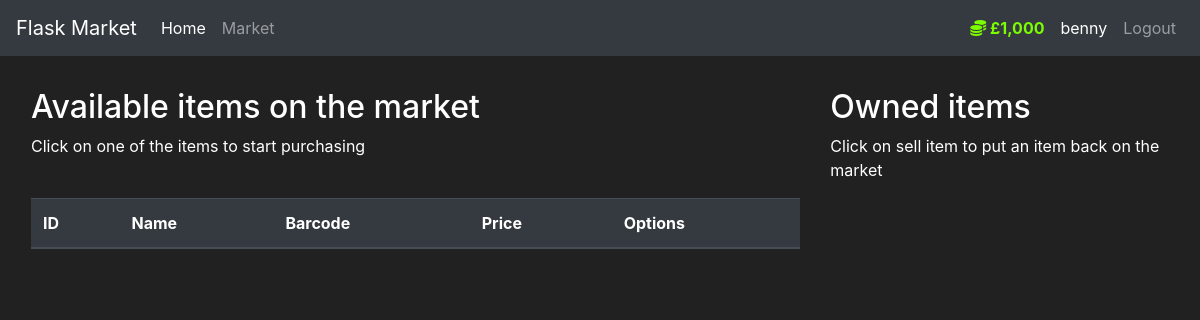
Before: /market (signed in) with the older database file.
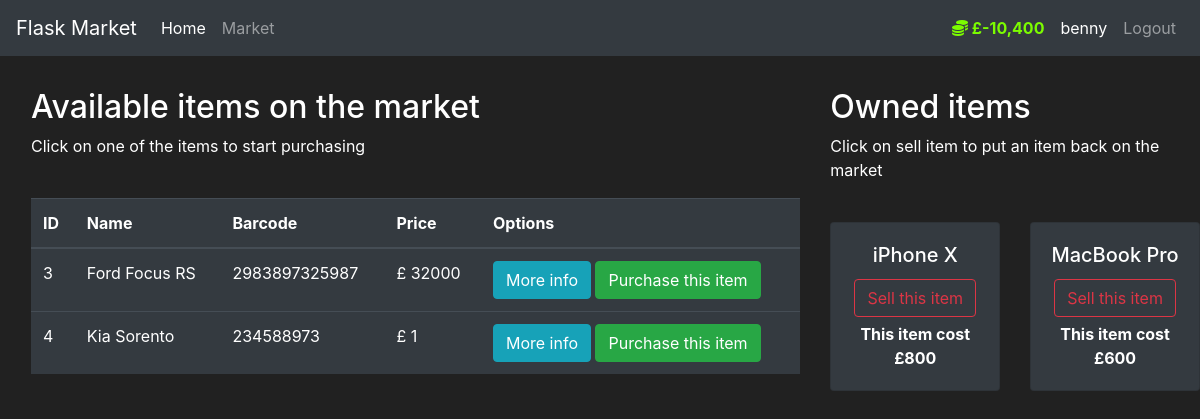
After: the same page with the newer database file.
### market/models.py (models this page shows, shortened)
class User(db.Model, UserMixin):
    id = db.Column(db.Integer(), nullable=False, primary_key=True)
    username = db.Column(db.String(length=30), nullable=False, unique=True)
    email_address = db.Column(db.String(length=50), nullable=False, unique=True)
    password = db.Column(db.String(length=60), nullable=False)
    budget = db.Column(db.Integer(), nullable=False, default=1000)
    items = db.relationship('Item', backref='owned_user', lazy=True)
    @property
    def prettier_budget(self):
        if len(str(self.budget)) >= 4:
            return f'£{str(self.budget)[:-3]},{str(self.budget)[-3:]}'
        else:
            return f'£{self.budget}'
    @property
    def password_hash(self):
        return self.password

class Item(db.Model):
    id = db.Column(db.Integer(), nullable=False, primary_key=True)
    name = db.Column(db.String(length=30), nullable=False, unique=True)
    barcode = db.Column(db.String(length=12), nullable=False, unique=True)
    price = db.Column(db.Integer(), nullable=False)
    description = db.Column(db.String(length=1024), nullable=False)
    owner = db.Column(db.Integer(), db.ForeignKey('user.id'))

### market/routes.py (the view, shortened to what this page needs)
@app.route('/market', methods=['GET', 'POST'])
@login_required
def market_page():
    purchase_form = PurchaseItemForm()
    sell_item_form = SellItemForm()
    if request.method == 'GET':
        items = Item.query.filter_by(owner=None)
        owned_items = Item.query.filter_by(owner=current_user.id)
        return render_template('market.html', items=items, owned_items=owned_items,
                               purchase_form=purchase_form, sell_item_form=sell_item_form)

### market/models.py (called while the page is built)
@login_manager.user_loader
def load_user(user_id):
    return User.query.get(int(user_id))

### market/templates/market.html (shortened to what this page needs)
{% extends 'base.html' %}
{% block content %}
  <div class="row" style="margin-top: 2em; margin-left: 1em">
    <div class="col-8">
      <h2>Available items on the market</h2>
      <p>Click on one of the items to start purchasing</p>
      <br>
      <table class="table table-hover table-dark">
        <thead>
        <tr>
          <th scope="col">ID</th>
          <th scope="col">Name</th>
          <th scope="col">Barcode</th>
          <th scope="col">Price</th>
          <th scope="col">Options</th>
        </tr>
        </thead>
        <tbody>
        {% for i in items %}
          <tr>
            <td>{{ i.id }}</td>
            <td>{{ i.name }}</td>
            <td>{{ i.barcode }}</td>
            <td>£ {{ i.price }}</td>
            <td>
              <button class="btn btn-outline btn-info"
                      data-toggle="modal" data-target="#Modal-MoreInfo-{{ i.id }}">More info</button>
              <button class="btn btn-outline btn-success"
                      data-toggle="modal" data-target="#Modal-PurchaseConfirm-{{ i.id }}">Purchase this item</button>
            </td>
          </tr>
        {% endfor %}
        </tbody>
      </table>
    </div>
    <div class="col-4">
      <h2>Owned items</h2>
      <p>Click on sell item to put an item back on the market</p>
      <br>
      <div class="row">
        {% for oi in owned_items %}
          <div class="col-md-6">
            <div class="card text-center bg-dark" style="margin-bottom: 0.3em">
              <div class="card-body">
                <h5 class="card-title">{{ oi.name }}</h5>
                <button class="btn btn-outline-danger" type="button" style="margin-bottom: 0.3em"
                        data-toggle="modal" data-target="#Modal-SellingConfirm-{{ oi.id }}">
                  Sell this item
                </button>
                <p class="card-text">
                  <strong>This item cost £{{ oi.price }}</strong>
                </p>
              </div>
            </div>
          </div>
        {% endfor %}
      </div>
    </div>
  </div>
{% endblock %}

### market/templates/base.html (shortened to what this page needs)
<!doctype html>
<html lang="en">
<head>
  <link rel="stylesheet" href="https://cdn.jsdelivr.net/npm/bootstrap@4.5.3/dist/css/bootstrap.min.css"
>
</head>
<body>
  <nav class="navbar navbar-expand-md navbar-dark bg-dark">
    <a class="navbar-brand" href="#">Flask Market</a>
    <div class="collapse navbar-collapse" id="navbarNav">
      <ul class="navbar-nav mr-auto">
        <li class="nav-item active">
          <a class="nav-link" href="{{ url_for('home_page') }}">Home <span class="sr-only">(current)</span></a>
        </li>
        <li class="nav-item">
          <a class="nav-link" href="{{ url_for('market_page') }}">Market</a>
        </li>
      </ul>
      {% if current_user.is_authenticated %}
        <ul class="navbar-nav">
          <li class="nav-item">
            <a class="nav-link" style="color: lawngreen; font-weight: bold">
              <i class="fas fa-coins"></i>
              {{ current_user.prettier_budget }}
            </a>
          </li>
          <li class="nav-item">
            <a class="nav-link" style="margin:0; color:white">{{ current_user.username }}</a>
          </li>
          <li class="nav-item">
            <a class="nav-link" href="{{ url_for('logout_page') }}">Logout</a>
          </li>
        </ul>
      {% endif %}
    </div>
  </nav>
  {% block content %}
  {% endblock %}
</body>
</html>

### market/templates/base.html (style rules this page uses)
body { background-color: #212121; color: white }

Changed rows visible on the page:
changed User "benny": prettier_budget "£1,000" → "£-10,400"
added Item: id "3", name "Ford Focus RS", barcode "2983897325987", price "32000", shown under "Available items on the market"
added Item: id "4", name "Kia Sorento", barcode "234588973", price "1", shown under "Available items on the market"
now on this page (row edited): Item: name "iPhone X", price "800", shown under "Owned items"
added Item: name "MacBook Pro", price "600", shown under "Owned items"
